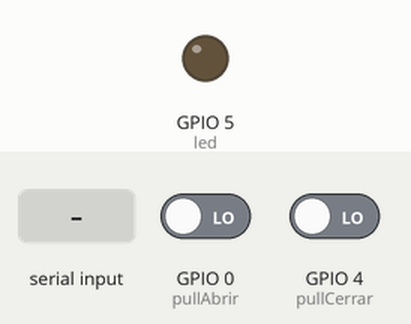
Bench run of a sketch on a simulated ESP8266 (NodeMCU). Parts: output pins drawn as LEDs (lit = HIGH). Dashed ring = blinking. The inputs (shaded band) are chosen by the test bench; at power-on: GPIO 0 (pullAbrir) LOW, GPIO 4 (pullCerrar) LOW. WiFi joins after 1.5 s; servers stay silent unless stated; what the sketch prints to the serial monitor is not drawn.

Above: at 2.8 s.
2.9 s: GPIO 0 (pullAbrir) driven HIGH
At 3.5 s:
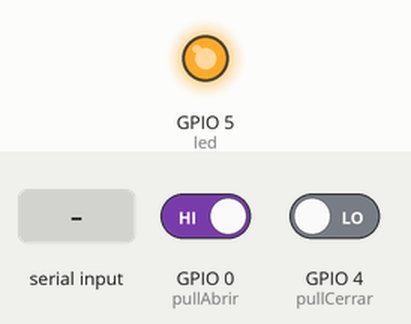
5.9 s: GPIO 0 (pullAbrir) driven LOW
At 6.5 s:
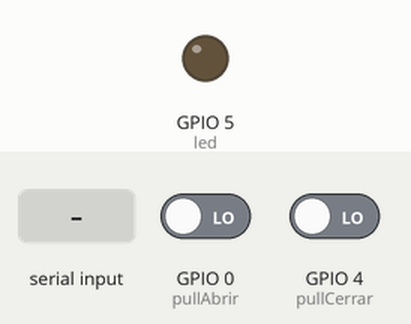
7.6 s: "1" received over Serial
At 8.2 s:
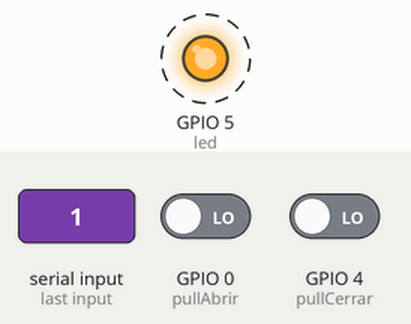
10.6 s: "0" received over Serial
At 11.2 s:
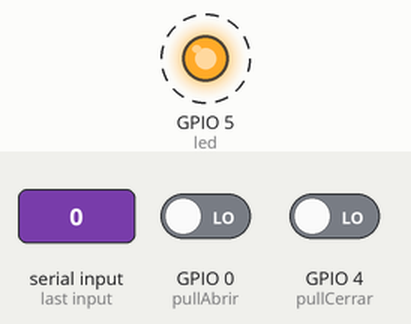
Timing chart, 0 to 14.0 s (numbered marks = the images above; inputs shaded):
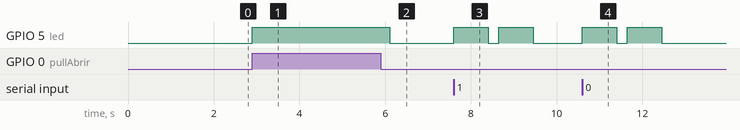

Measured:
- after the input at 2.9 s, GPIO 5 (led): LOW → HIGH at once
- after the input at 5.9 s, GPIO 5 (led): HIGH → LOW after 0.20 s
- after the input at 7.6 s, GPIO 5 (led): alternates HIGH for 0.80 s and LOW for 0.25 s, starting at once
- after the input at 10.6 s, GPIO 5 (led): alternates HIGH for 0.80 s and LOW for 0.25 s, 4 changes in all, then stays LOW, starting at once

The sketch:

Arduino_neatbeans2.ino
```cpp
#include <ESP8266WiFi.h>
#include <WiFiClient.h>

#define WIFI_SSID "SAITEL_MARIA"
#define WIFI_PASSWORD "10046864890"

#define pullAbrir 0 //D3
#define pullCerrar 4 //D2
#define led 5 //D1
char mensaje;

void setup() {
  Serial.begin(115200 );
  pinMode(led, OUTPUT);
  pinMode(pullAbrir, INPUT);
  pinMode(pullCerrar, INPUT);

  Serial.println();
  Serial.print("Conectando a: ");
  Serial.println(WIFI_SSID);
  WiFi.mode(WIFI_STA);
  delay(100);
  WiFi.begin(WIFI_SSID, WIFI_PASSWORD);
  while (WiFi.status() != WL_CONNECTED)
  {
    delay(100);
    Serial.print(".");
  }
  Serial.println("");
  Serial.println(WiFi.localIP());

}

void loop() {

  Puerta();
  Java();

}

/// DESDE JAVA
void Java() {
  if (Serial.available() > 0) {
    mensaje = Serial.read();
    if (mensaje == 'k' ) {
      digitalWrite(led, HIGH);
      delay(800);
      digitalWrite(led, LOW);

    }
    else {
      digitalWrite(led, HIGH);
      delay (800);
      digitalWrite(led, LOW);
      delay (250);
      digitalWrite(led, HIGH);
      delay (800);
      digitalWrite(led, LOW);
    }
  }
}

/////// CONTROL
void Puerta() {
bool abrir = true;
bool cerrar = false;

  if (digitalRead(pullAbrir) == HIGH) {
    digitalWrite(led, HIGH);
    delay(800);
    digitalWrite(led, LOW);
    Serial.println(abrir);

  }
  else if (digitalRead(pullCerrar) == HIGH) {
    digitalWrite(led, HIGH);
    delay (800);
    digitalWrite(led, LOW);
    delay (250);
    digitalWrite(led, HIGH);
    delay (800);
    digitalWrite(led, LOW);
    Serial.println(cerrar);

  }

}
```
